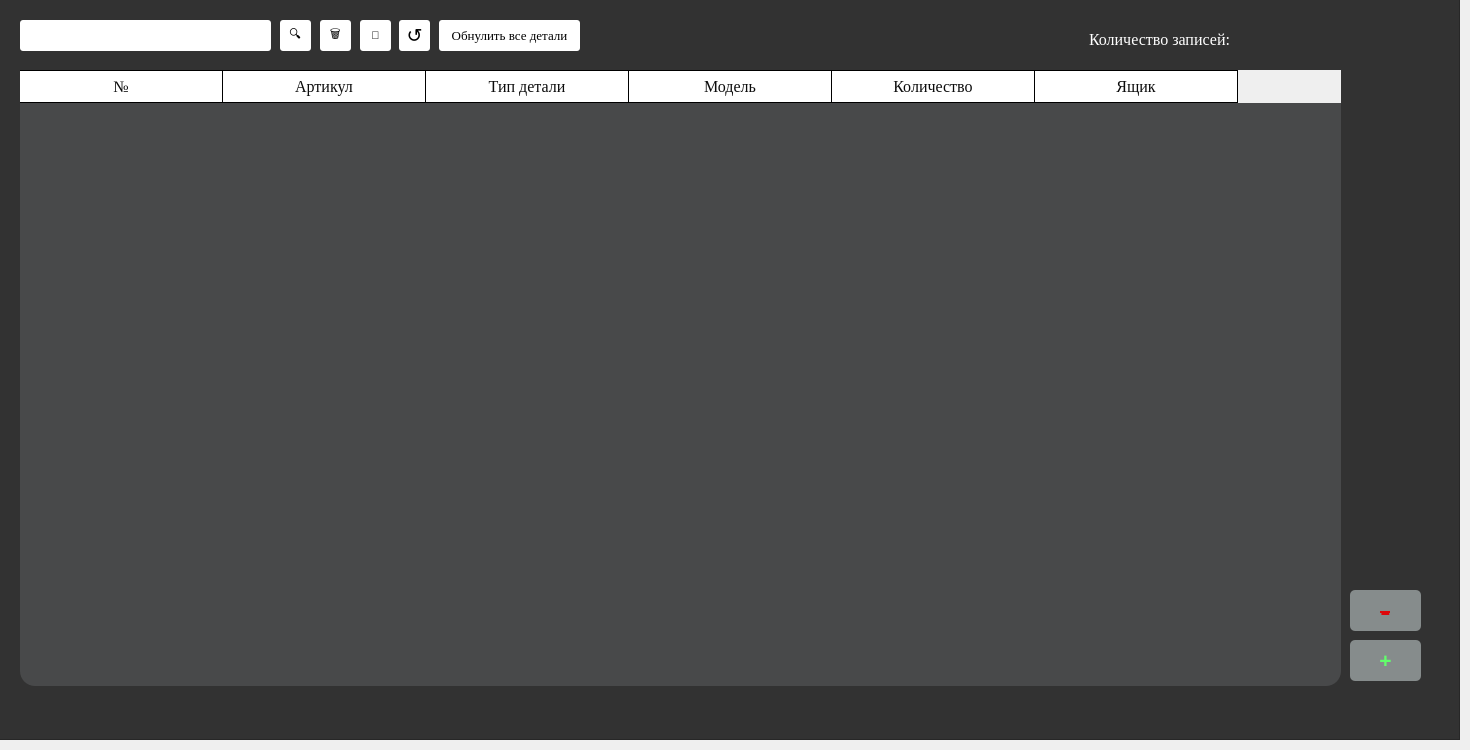
    <widget class="QWidget" name="tab">
     <property name="styleSheet">
      <string notr="true">QWidget{color: rgb(12, 12, 12);}</string>
     </property>
     <attribute name="title">
      <string>Детали</string>
     </attribute>
     <widget class="QPushButton" name="pushButton">
      <property name="geometry">
       <rect>
        <x>1350</x>
        <y>640</y>
        <width>71</width>
        <height>41</height>
       </rect>
      </property>
      <property name="sizePolicy">
       <sizepolicy hsizetype="Minimum" vsizetype="Fixed">
        <horstretch>0</horstretch>
        <verstretch>0</verstretch>
       </sizepolicy>
      </property>
      <property name="font">
       <font>
        <pointsize>16</pointsize>
        <weight>75</weight>
        <italic>false</italic>
        <bold>true</bold>
        <underline>false</underline>
        <strikeout>false</strikeout>
       </font>
      </property>
      <property name="styleSheet">
       <string notr="true">QPushButton {
	background-color: rgb(134, 140, 140);
	border-radius: 5px;
	color: rgb(97, 255, 107);
}
QPushButton:hover {
	background-color: rgb(122, 122, 122);
	color: rgb(97, 255, 107)}
QPushButton:pressed {
	background-color: rgb(134, 140, 140);}</string>
      </property>
      <property name="text">
       <string>+</string>
      </property>
      <property name="checkable">
       <bool>false</bool>
      </property>
      <property name="autoRepeat">
       <bool>false</bool>
      </property>
      <property name="autoExclusive">
       <bool>false</bool>
      </property>
     </widget>
     <widget class="QPushButton" name="pushButton_2">
      <property name="geometry">
       <rect>
        <x>1350</x>
        <y>590</y>
        <width>71</width>
        <height>41</height>
       </rect>
      </property>
      <property name="sizePolicy">
       <sizepolicy hsizetype="Minimum" vsizetype="Fixed">
        <horstretch>0</horstretch>
        <verstretch>0</verstretch>
       </sizepolicy>
      </property>
      <property name="font">
       <font>
        <pointsize>24</pointsize>
        <underline>false</underline>
        <strikeout>true</strikeout>
       </font>
      </property>
      <property name="styleSheet">
       <string notr="true">QPushButton {
	background-color: rgb(134, 140, 140);
	border-radius: 5px;
	color: rgb(222, 6, 10);
}
QPushButton:hover {
	background-color: rgb(122, 122, 122);
	color: rgb(222, 6, 10)}
QPushButton:pressed {
	background-color: rgb(134, 140, 140);}</string>
      </property>
      <property name="text">
       <string>-</string>
      </property>
     </widget>
     <widget class="QLineEdit" name="lineEdit">
      <property name="geometry">
       <rect>
        <x>20</x>
        <y>20</y>
        <width>251</width>
        <height>31</height>
       </rect>
      </property>
      <property name="styleSheet">
       <string notr="true">QLineEdit {
background-color: rgb(255, 255, 255);
border-radius: 3px;}</string>
      </property>
     </widget>
     <widget class="QPushButton" name="pushButton_3">
      <property name="geometry">
       <rect>
        <x>280</x>
        <y>20</y>
        <width>31</width>
        <height>31</height>
       </rect>
      </property>
      <property name="styleSheet">
       <string notr="true">QPushButton {
	background-color: rgb(255, 255, 255);
	border-radius: 3px;
	color:rgb(0, 0, 0)}
QPushButton:hover {
	background-color: rgb(229, 229, 229);
	color:rgb(0, 0, 0)}
QPushButton:pressed {
	background-color: rgb(255, 255, 255);}</string>
      </property>
      <property name="text">
       <string>🔍</string>
      </property>
      <property name="icon">
       <iconset>
        <normaloff>sql_maket/Search.PNG</normaloff>sql_maket/Search.PNG</iconset>
      </property>
      <property name="iconSize">
       <size>
        <width>30</width>
        <height>30</height>
       </size>
      </property>
      <property name="checkable">
       <bool>true</bool>
      </property>
      <property name="checked">
       <bool>true</bool>
      </property>
     </widget>
     <widget class="QTableWidget" name="tableWidget">
      <property name="geometry">
       <rect>
        <x>20</x>
        <y>70</y>
        <width>1321</width>
        <height>616</height>
       </rect>
      </property>
      <property name="palette">
       <palette>
        <active>
         <colorrole role="WindowText">
          <brush brushstyle="SolidPattern">
           <color alpha="255">
            <red>12</red>
            <green>12</green>
            <blue>12</blue>
           </color>
          </brush>
         </colorrole>
         <colorrole role="Button">
          <brush brushstyle="SolidPattern">
           <color alpha="255">
            <red>72</red>
            <green>73</green>
            <blue>74</blue>
           </color>
          </brush>
         </colorrole>
         <colorrole role="Text">
          <brush brushstyle="SolidPattern">
           <color alpha="255">
            <red>12</red>
            <green>12</green>
            <blue>12</blue>
           </color>
          </brush>
         </colorrole>
         <colorrole role="ButtonText">
          <brush brushstyle="SolidPattern">
           <color alpha="255">
            <red>12</red>
            <green>12</green>
            <blue>12</blue>
           </color>
          </brush>
         </colorrole>
         <colorrole role="Base">
          <brush brushstyle="SolidPattern">
           <color alpha="255">
            <red>72</red>
            <green>73</green>
            <blue>74</blue>
           </color>
          </brush>
         </colorrole>
         <colorrole role="Window">
          <brush brushstyle="SolidPattern">
           <color alpha="255">
            <red>72</red>
            <green>73</green>
            <blue>74</blue>
           </color>
          </brush>
         </colorrole>
        </active>
        <inactive>
         <colorrole role="WindowText">
          <brush brushstyle="SolidPattern">
           <color alpha="255">
            <red>12</red>
            <green>12</green>
            <blue>12</blue>
           </color>
          </brush>
         </colorrole>
         <colorrole role="Button">
          <brush brushstyle="SolidPattern">
           <color alpha="255">
            <red>72</red>
            <green>73</green>
            <blue>74</blue>
           </color>
          </brush>
         </colorrole>
         <colorrole role="Text">
          <brush brushstyle="SolidPattern">
           <color alpha="255">
            <red>12</red>
            <green>12</green>
            <blue>12</blue>
           </color>
          </brush>
         </colorrole>
         <colorrole role="ButtonText">
          <brush brushstyle="SolidPattern">
           <color alpha="255">
            <red>12</red>
            <green>12</green>
            <blue>12</blue>
           </color>
          </brush>
         </colorrole>
         <colorrole role="Base">
          <brush brushstyle="SolidPattern">
           <color alpha="255">
            <red>72</red>
            <green>73</green>
            <blue>74</blue>
           </color>
          </brush>
         </colorrole>
         <colorrole role="Window">
          <brush brushstyle="SolidPattern">
           <color alpha="255">
            <red>72</red>
            <green>73</green>
            <blue>74</blue>
           </color>
          </brush>
         </colorrole>
        </inactive>
        <disabled>
         <colorrole role="WindowText">
          <brush brushstyle="SolidPattern">
           <color alpha="255">
            <red>12</red>
            <green>12</green>
            <blue>12</blue>
           </color>
          </brush>
         </colorrole>
         <colorrole role="Button">
          <brush brushstyle="SolidPattern">
           <color alpha="255">
            <red>72</red>
            <green>73</green>
            <blue>74</blue>
           </color>
          </brush>
         </colorrole>
         <colorrole role="Text">
          <brush brushstyle="SolidPattern">
           <color alpha="255">
            <red>12</red>
            <green>12</green>
            <blue>12</blue>
           </color>
          </brush>
         </colorrole>
         <colorrole role="ButtonText">
          <brush brushstyle="SolidPattern">
           <color alpha="255">
            <red>12</red>
            <green>12</green>
            <blue>12</blue>
           </color>
          </brush>
         </colorrole>
         <colorrole role="Base">
          <brush brushstyle="SolidPattern">
           <color alpha="255">
            <red>72</red>
            <green>73</green>
            <blue>74</blue>
           </color>
          </brush>
         </colorrole>
         <colorrole role="Window">
          <brush brushstyle="SolidPattern">
           <color alpha="255">
            <red>72</red>
            <green>73</green>
            <blue>74</blue>
           </color>
          </brush>
         </colorrole>
        </disabled>
       </palette>
      </property>
      <property name="font">
       <font>
        <family>Times New Roman</family>
        <pointsize>11</pointsize>
        <weight>50</weight>
        <bold>false</bold>
       </font>
      </property>
      <property name="autoFillBackground">
       <bool>false</bool>
      </property>
      <property name="styleSheet">
       <string notr="true">QTableWidget {
border-radius: 15px;
background-color: rgb(72, 73, 74)}

QHeaderView::section {
    background-color: rgb(255, 255, 255);
    padding: 4px;
    font-size: 12pt;
	font-family: Times New Roman;
    border-bottom: 1px solid rgb(0, 0, 0);
    border-right: 1px solid rgb(0, 0, 0);
}

QHeaderView::section:horizontal
{
    border-top: 1px solid rgb(0, 0, 0);
}

QHeaderView::section:vertical
{
    border-left: 1px solid rgb(0, 0, 0);
}

QTableWidget::item {
	background-color: rgb(255, 255, 255);
}
QTableWidget::item:selected {
	background-color: rgb(170, 255, 255);
	color:rgb(0, 0, 0);
}</string>
      </property>
      <property name="textElideMode">
       <enum>Qt::ElideMiddle</enum>
      </property>
      <attribute name="horizontalHeaderDefaultSectionSize">
       <number>203</number>
      </attribute>
      <attribute name="horizontalHeaderHighlightSections">
       <bool>false</bool>
      </attribute>
      <attribute name="horizontalHeaderMinimumSectionSize">
       <number>49</number>
      </attribute>
      <attribute name="verticalHeaderVisible">
       <bool>false</bool>
      </attribute>
      <attribute name="verticalHeaderDefaultSectionSize">
       <number>36</number>
      </attribute>
      <attribute name="verticalHeaderMinimumSectionSize">
       <number>34</number>
      </attribute>
      <column>
       <property name="text">
        <string>№</string>
       </property>
       <property name="textAlignment">
        <set>AlignCenter</set>
       </property>
      </column>
      <column>
       <property name="text">
        <string>Артикул</string>
       </property>
       <property name="textAlignment">
        <set>AlignCenter</set>
       </property>
      </column>
      <column>
       <property name="text">
        <string>Тип детали</string>
       </property>
       <property name="textAlignment">
        <set>AlignCenter</set>
       </property>
      </column>
      <column>
       <property name="text">
        <string>Модель</string>
       </property>
       <property name="textAlignment">
        <set>AlignCenter</set>
       </property>
      </column>
      <column>
       <property name="text">
        <string>Количество</string>
       </property>
       <property name="textAlignment">
        <set>AlignCenter</set>
       </property>
      </column>
      <column>
       <property name="text">
        <string>Ящик</string>
       </property>
       <property name="textAlignment">
        <set>AlignCenter</set>
       </property>
      </column>
     </widget>
     <widget class="QPushButton" name="pushButton_9">
      <property name="geometry">
       <rect>
        <x>320</x>
        <y>20</y>
        <width>31</width>
        <height>31</height>
       </rect>
      </property>
      <property name="styleSheet">
       <string notr="true">QPushButton {
	background-color: rgb(255, 255, 255);
	border-radius: 3px;
	color:rgb(0, 0, 0)}
QPushButton:hover {
	background-color: rgb(229, 229, 229);
	color:rgb(0, 0, 0)}
QPushButton:pressed {
	background-color: rgb(255, 255, 255);}</string>
      </property>
      <property name="text">
       <string>🗑</string>
      </property>
      <property name="icon">
       <iconset>
        <normaloff>sql_maket/musor.PNG</normaloff>sql_maket/musor.PNG</iconset>
      </property>
      <property name="iconSize">
       <size>
        <width>30</width>
        <height>30</height>
       </size>
      </property>
      <property name="checkable">
       <bool>true</bool>
      </property>
      <property name="checked">
       <bool>true</bool>
      </property>
     </widget>
     <widget class="QPushButton" name="pushButton_save">
      <property name="geometry">
       <rect>
        <x>360</x>
        <y>20</y>
        <width>31</width>
        <height>31</height>
       </rect>
      </property>
      <property name="font">
       <font>
        <pointsize>8</pointsize>
       </font>
      </property>
      <property name="styleSheet">
       <string notr="true">QPushButton {
	background-color: rgb(255, 255, 255);
	border-radius: 3px;
	color:rgb(0, 0, 0)}
QPushButton:hover {
	background-color: rgb(229, 229, 229);
	color:rgb(0, 0, 0)}
QPushButton:pressed {
	background-color: rgb(255, 255, 255);}</string>
      </property>
      <property name="text">
       <string>💾</string>
      </property>
      <property name="icon">
       <iconset>
        <normaloff>sql_maket/save.PNG</normaloff>sql_maket/save.PNG</iconset>
      </property>
      <property name="iconSize">
       <size>
        <width>30</width>
        <height>30</height>
       </size>
      </property>
      <property name="checkable">
       <bool>true</bool>
      </property>
      <property name="checked">
       <bool>true</bool>
      </property>
     </widget>
     <widget class="QFrame" name="frame_2">
      <property name="geometry">
       <rect>
        <x>-1</x>
        <y>-1</y>
        <width>1461</width>
        <height>741</height>
       </rect>
      </property>
      <property name="styleSheet">
       <string notr="true">
background-color: rgb(50, 50, 50);</string>
      </property>
      <property name="frameShape">
       <enum>QFrame::StyledPanel</enum>
      </property>
      <property name="frameShadow">
       <enum>QFrame::Raised</enum>
      </property>
      <widget class="QLabel" name="label">
       <property name="geometry">
        <rect>
         <x>1090</x>
         <y>30</y>
         <width>241</width>
         <height>20</height>
        </rect>
       </property>
       <property name="font">
        <font>
         <family>Times New Roman</family>
         <pointsize>12</pointsize>
        </font>
       </property>
       <property name="styleSheet">
        <string notr="true">QLabel {
	color: rgb(255, 255, 255);}</string>
       </property>
       <property name="text">
        <string>Количество записей:</string>
       </property>
      </widget>
      <widget class="QPushButton" name="pushButton_11">
       <property name="geometry">
        <rect>
         <x>400</x>
         <y>21</y>
         <width>31</width>
         <height>31</height>
        </rect>
       </property>
       <property name="font">
        <font>
         <pointsize>14</pointsize>
         <weight>50</weight>
         <bold>false</bold>
        </font>
       </property>
       <property name="styleSheet">
        <string notr="true">QPushButton {
	background-color: rgb(255, 255, 255);
	border-radius: 3px;
	color:rgb(0, 0, 0)}
QPushButton:hover {
	background-color: rgb(229, 229, 229);
	color:rgb(0, 0, 0)}
QPushButton:pressed {
	background-color: rgb(255, 255, 255);}</string>
       </property>
       <property name="text">
        <string>↺</string>
       </property>
       <property name="icon">
        <iconset>
         <normaloff>sql_maket/reload.PNG</normaloff>sql_maket/reload.PNG</iconset>
       </property>
       <property name="iconSize">
        <size>
         <width>30</width>
         <height>30</height>
        </size>
       </property>
       <property name="checkable">
        <bool>true</bool>
       </property>
       <property name="checked">
        <bool>true</bool>
       </property>
      </widget>
      <widget class="QPushButton" name="pushButton_7">
       <property name="geometry">
        <rect>
         <x>440</x>
         <y>21</y>
         <width>141</width>
         <height>31</height>
        </rect>
       </property>
       <property name="font">
        <font>
         <family>Times New Roman</family>
         <pointsize>10</pointsize>
        </font>
       </property>
       <property name="styleSheet">
        <string notr="true">QPushButton {
	background-color: rgb(255, 255, 255);
	border-radius: 3px;
	color:rgb(0, 0, 0)}
QPushButton:hover {
	background-color: rgb(229, 229, 229);
	color:rgb(0, 0, 0)}
QPushButton:pressed {
	background-color: rgb(255, 255, 255);}</string>
       </property>
       <property name="text">
        <string>Обнулить все детали</string>
       </property>
      </widget>
     </widget>
     <widget class="QLabel" name="label_7">
      <property name="geometry">
       <rect>
        <x>9</x>
        <y>57</y>
        <width>31</width>
        <height>31</height>
       </rect>
      </property>
      <property name="text">
       <string/>
      </property>
      <property name="pixmap">
       <pixmap>sql_maket/04.png</pixmap>
      </property>
     </widget>
     <widget class="QLabel" name="label_8">
      <property name="geometry">
       <rect>
        <x>10</x>
        <y>670</y>
        <width>31</width>
        <height>31</height>
       </rect>
      </property>
      <property name="text">
       <string/>
      </property>
      <property name="pixmap">
       <pixmap>sql_maket/01.png</pixmap>
      </property>
     </widget>
     <widget class="QLabel" name="label_9">
      <property name="geometry">
       <rect>
        <x>1328</x>
        <y>56</y>
        <width>21</width>
        <height>28</height>
       </rect>
      </property>
      <property name="text">
       <string/>
      </property>
      <property name="pixmap">
       <pixmap>sql_maket/03.png</pixmap>
      </property>
     </widget>
     <widget class="QLabel" name="label_18">
      <property name="geometry">
       <rect>
        <x>1331</x>
        <y>671</y>
        <width>19</width>
        <height>31</height>
       </rect>
      </property>
      <property name="text">
       <string/>
      </property>
      <property name="pixmap">
       <pixmap>sql_maket/02.png</pixmap>
      </property>
     </widget>
     <zorder>frame_2</zorder>
     <zorder>pushButton_2</zorder>
     <zorder>lineEdit</zorder>
     <zorder>pushButton_3</zorder>
     <zorder>tableWidget</zorder>
     <zorder>pushButton_9</zorder>
     <zorder>pushButton_save</zorder>
     <zorder>label_7</zorder>
     <zorder>label_8</zorder>
     <zorder>label_9</zorder>
     <zorder>label_18</zorder>
     <zorder>pushButton</zorder>
    </widget>
